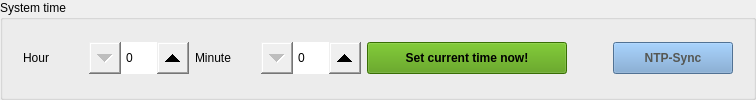
       <widget class="QGroupBox" name="groupBoxsystemTime">
        <property name="sizePolicy">
         <sizepolicy hsizetype="Expanding" vsizetype="Fixed">
          <horstretch>0</horstretch>
          <verstretch>0</verstretch>
         </sizepolicy>
        </property>
        <property name="title">
         <string>System time</string>
        </property>
        <layout class="QVBoxLayout" name="verticalLayout_2">
         <property name="topMargin">
          <number>2</number>
         </property>
         <property name="bottomMargin">
          <number>2</number>
         </property>
         <item>
          <widget class="QWidget" name="horizontalWidgetTime" native="true">
           <property name="sizePolicy">
            <sizepolicy hsizetype="Expanding" vsizetype="Fixed">
             <horstretch>0</horstretch>
             <verstretch>0</verstretch>
            </sizepolicy>
           </property>
           <layout class="QHBoxLayout" name="horizontalLayout">
            <property name="topMargin">
             <number>0</number>
            </property>
            <property name="bottomMargin">
             <number>0</number>
            </property>
            <item>
             <widget class="QLabel" name="labelHour">
              <property name="sizePolicy">
               <sizepolicy hsizetype="Fixed" vsizetype="Preferred">
                <horstretch>0</horstretch>
                <verstretch>0</verstretch>
               </sizepolicy>
              </property>
              <property name="minimumSize">
               <size>
                <width>60</width>
                <height>0</height>
               </size>
              </property>
              <property name="text">
               <string>Hour</string>
              </property>
             </widget>
            </item>
            <item>
             <widget class="QSpinBox" name="spinBoxHour">
              <property name="sizePolicy">
               <sizepolicy hsizetype="Fixed" vsizetype="Fixed">
                <horstretch>0</horstretch>
                <verstretch>0</verstretch>
               </sizepolicy>
              </property>
              <property name="minimumSize">
               <size>
                <width>100</width>
                <height>32</height>
               </size>
              </property>
              <property name="styleSheet">
               <string notr="true">QSpinBox::up-button { width: 32px; height: 32px;
subcontrol-origin: margin;
subcontrol-position: center right;
}
QSpinBox::down-button { width: 32px; height: 32px; 
subcontrol-origin: margin;
subcontrol-position: center left;
}</string>
              </property>
              <property name="showGroupSeparator" stdset="0">
               <bool>false</bool>
              </property>
              <property name="maximum">
               <number>23</number>
              </property>
              <property name="displayIntegerBase">
               <number>10</number>
              </property>
             </widget>
            </item>
            <item>
             <widget class="QLabel" name="labelMinute">
              <property name="sizePolicy">
               <sizepolicy hsizetype="Fixed" vsizetype="Preferred">
                <horstretch>0</horstretch>
                <verstretch>0</verstretch>
               </sizepolicy>
              </property>
              <property name="minimumSize">
               <size>
                <width>60</width>
                <height>0</height>
               </size>
              </property>
              <property name="text">
               <string>Minute</string>
              </property>
             </widget>
            </item>
            <item>
             <widget class="QSpinBox" name="spinBoxMinute">
              <property name="sizePolicy">
               <sizepolicy hsizetype="Fixed" vsizetype="Fixed">
                <horstretch>0</horstretch>
                <verstretch>0</verstretch>
               </sizepolicy>
              </property>
              <property name="minimumSize">
               <size>
                <width>100</width>
                <height>32</height>
               </size>
              </property>
              <property name="styleSheet">
               <string notr="true">QSpinBox::up-button { width: 32px; height: 32px;
subcontrol-origin: margin;
subcontrol-position: center right;
}
QSpinBox::down-button { width: 32px; height: 32px; 
subcontrol-origin: margin;
subcontrol-position: center left;
}</string>
              </property>
              <property name="maximum">
               <number>59</number>
              </property>
             </widget>
            </item>
            <item>
             <widget class="QPushButton" name="pushButtonSetTime">
              <property name="sizePolicy">
               <sizepolicy hsizetype="Fixed" vsizetype="Fixed">
                <horstretch>0</horstretch>
                <verstretch>0</verstretch>
               </sizepolicy>
              </property>
              <property name="minimumSize">
               <size>
                <width>200</width>
                <height>32</height>
               </size>
              </property>
              <property name="maximumSize">
               <size>
                <width>16777215</width>
                <height>32</height>
               </size>
              </property>
              <property name="font">
               <font>
                <weight>75</weight>
                <bold>true</bold>
               </font>
              </property>
              <property name="styleSheet">
               <string notr="true">background-color: rgb(78, 154, 6);
outline: none;</string>
              </property>
              <property name="text">
               <string>Set current time now!</string>
              </property>
             </widget>
            </item>
            <item>
             <spacer name="horizontalSpacer">
              <property name="orientation">
               <enum>Qt::Horizontal</enum>
              </property>
              <property name="sizeHint" stdset="0">
               <size>
                <width>40</width>
                <height>20</height>
               </size>
              </property>
             </spacer>
            </item>
            <item>
             <widget class="QPushButton" name="pushButtonNTP">
              <property name="sizePolicy">
               <sizepolicy hsizetype="Fixed" vsizetype="Fixed">
                <horstretch>0</horstretch>
                <verstretch>0</verstretch>
               </sizepolicy>
              </property>
              <property name="minimumSize">
               <size>
                <width>120</width>
                <height>32</height>
               </size>
              </property>
              <property name="maximumSize">
               <size>
                <width>16777215</width>
                <height>32</height>
               </size>
              </property>
              <property name="font">
               <font>
                <weight>75</weight>
                <bold>true</bold>
               </font>
              </property>
              <property name="styleSheet">
               <string notr="true">background-color: rgb(114, 159, 207);
color: rgb(85, 87, 83);
outline: none;</string>
              </property>
              <property name="text">
               <string>NTP-Sync</string>
              </property>
             </widget>
            </item>
           </layout>
          </widget>
         </item>
        </layout>
       </widget>
